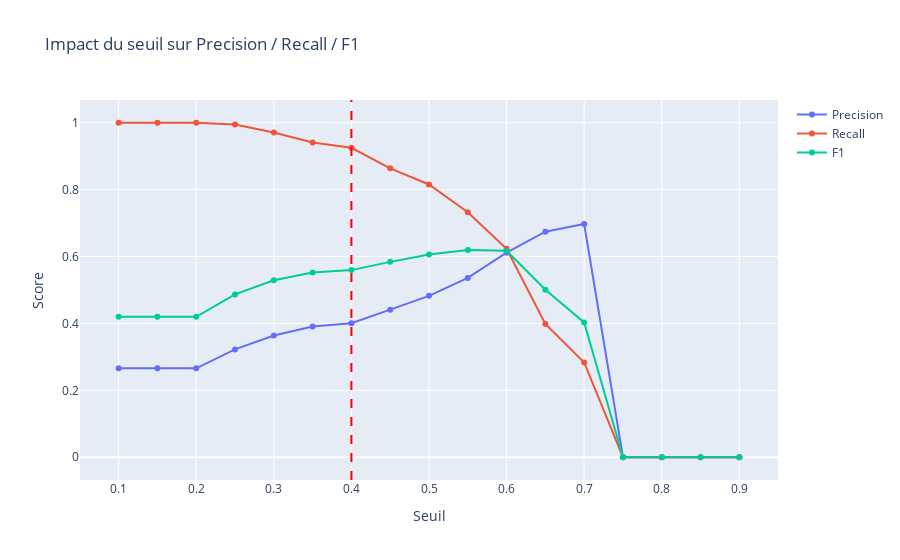

The cell this chart's notebook holds for it:
### Markdown cell above
## 5. Analyse du seuil de décision
Selon le besoin métier, on peut **maximiser le rappel** (identifier le plus de churners) ou **équilibrer précision/rappel**.
Nous explorons différents seuils pour observer l'impact sur précision, rappel et F1.

### Code cell
thresholds = np.arange(0.1, 0.91, 0.05)
rows = []
for t in thresholds:
    y_pred_t = (y_proba >= t).astype(int)
    precision, recall, f1, _ = precision_recall_fscore_support(y_test, y_pred_t, average='binary')
    rows.append({'Seuil': float(f'{t:.2f}'), 'Precision': precision, 'Recall': recall, 'F1': f1})

thr_df = pd.DataFrame(rows)
thr_fig = go.Figure()
thr_fig.add_trace(go.Scatter(x=thr_df['Seuil'], y=thr_df['Precision'], mode='lines+markers', name='Precision'))
thr_fig.add_trace(go.Scatter(x=thr_df['Seuil'], y=thr_df['Recall'], mode='lines+markers', name='Recall'))
thr_fig.add_trace(go.Scatter(x=thr_df['Seuil'], y=thr_df['F1'], mode='lines+markers', name='F1'))
thr_fig.add_vline(x=THRESHOLD_DEFAULT, line_width=2, line_dash='dash', line_color='red')
thr_fig.update_layout(title='Impact du seuil sur Precision / Recall / F1', xaxis_title='Seuil', yaxis_title='Score')
thr_fig.show()

# Seuils optimaux selon les critères
best_by_recall = thr_df.sort_values('Recall', ascending=False).iloc[0]
best_by_f1 = thr_df.sort_values('F1', ascending=False).iloc[0]
print('Meilleur seuil par Recall:', best_by_recall.to_dict())
print('Meilleur seuil par F1:', best_by_f1.to_dict())
print(f'Seuil par défaut recommandé (F1 équilibré): {THRESHOLD_DEFAULT}')

### Figure 1 — Plotly figure (JSON) as saved in the notebook; plotly's stock layout.template omitted (floating-point values rounded to 4 significant figures)
{"data": [{"mode": "lines+markers", "name": "Precision", "type": "scatter", "x": [0.1, 0.15, 0.2, 0.25, 0.3, 0.35, 0.4, 0.45, 0.5, 0.55, 0.6, 0.65, 0.7, 0.75, 0.8, 0.85, 0.9], "y": [0.2658, 0.2658, 0.2658, 0.3224, 0.3637, 0.3911, 0.4009, 0.4413, 0.4826, 0.5362, 0.6115, 0.6742, 0.6974, 0.0, 0.0, 0.0, 0.0]}, {"mode": "lines+markers", "name": "Recall", "type": "scatter", "x": [0.1, 0.15, 0.2, 0.25, 0.3, 0.35, 0.4, 0.45, 0.5, 0.55, 0.6, 0.65, 0.7, 0.75, 0.8, 0.85, 0.9], "y": [1.0, 1.0, 1.0, 0.9947, 0.9706, 0.9412, 0.9251, 0.8636, 0.8155, 0.7326, 0.623, 0.3984, 0.2834, 0.0, 0.0, 0.0, 0.0]}, {"mode": "lines+markers", "name": "F1", "type": "scatter", "x": [0.1, 0.15, 0.2, 0.25, 0.3, 0.35, 0.4, 0.45, 0.5, 0.55, 0.6, 0.65, 0.7, 0.75, 0.8, 0.85, 0.9], "y": [0.42, 0.42, 0.42, 0.4869, 0.5292, 0.5526, 0.5594, 0.5841, 0.6064, 0.6192, 0.6172, 0.5008, 0.403, 0.0, 0.0, 0.0, 0.0]}], "layout": {"shapes": [{"line": {"color": "red", "dash": "dash", "width": 2}, "type": "line", "x0": 0.4, "x1": 0.4, "xref": "x", "y0": 0, "y1": 1, "yref": "y domain"}], "title": {"text": "Impact du seuil sur Precision / Recall / F1"}, "xaxis": {"title": {"text": "Seuil"}}, "yaxis": {"title": {"text": "Score"}}}}
